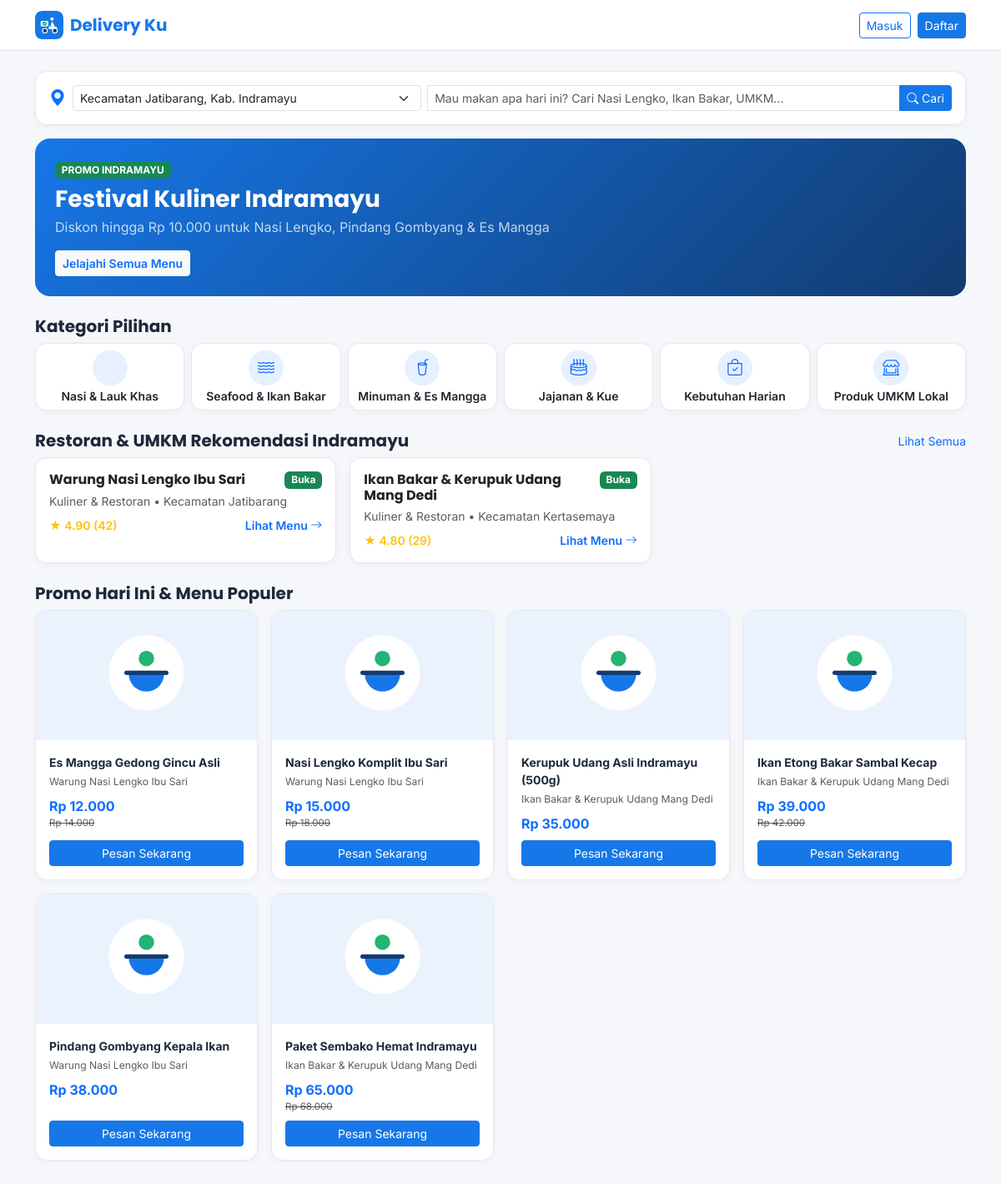
The page / on the database its author committed.
### tables this page shows
CREATE TABLE IF NOT EXISTS `banners` (
    `id` INT UNSIGNED AUTO_INCREMENT PRIMARY KEY,
    `title` VARCHAR(160) NOT NULL,
    `subtitle` VARCHAR(255) NULL,
    `image_path` VARCHAR(255) NULL,
    `target_url` VARCHAR(255) NULL,
    `badge_text` VARCHAR(40) NULL,
    `sort_order` INT NOT NULL DEFAULT 0,
    `is_active` TINYINT(1) NOT NULL DEFAULT 1,
    `created_at` TIMESTAMP DEFAULT CURRENT_TIMESTAMP,
    `updated_at` TIMESTAMP DEFAULT CURRENT_TIMESTAMP ON UPDATE CURRENT_TIMESTAMP
);

CREATE TABLE IF NOT EXISTS `categories` (
    `id` INT UNSIGNED AUTO_INCREMENT PRIMARY KEY,
    `name` VARCHAR(100) NOT NULL,
    `slug` VARCHAR(120) NOT NULL UNIQUE,
    `icon` VARCHAR(60) NOT NULL DEFAULT 'bi-bag',
    `sort_order` INT NOT NULL DEFAULT 0,
    `is_active` TINYINT(1) NOT NULL DEFAULT 1,
    `created_at` TIMESTAMP DEFAULT CURRENT_TIMESTAMP,
    `updated_at` TIMESTAMP DEFAULT CURRENT_TIMESTAMP ON UPDATE CURRENT_TIMESTAMP,
    `deleted_at` TIMESTAMP NULL DEFAULT NULL
);

CREATE TABLE IF NOT EXISTS `merchants` (
    `id` BIGINT UNSIGNED AUTO_INCREMENT PRIMARY KEY,
    `user_id` BIGINT UNSIGNED NOT NULL UNIQUE,
    `merchant_category_id` INT UNSIGNED NULL,
    `district_id` INT UNSIGNED NULL,
    `village_id` INT UNSIGNED NULL,
    `store_name` VARCHAR(160) NOT NULL,
    `slug` VARCHAR(180) NOT NULL UNIQUE,
    `description` TEXT NULL,
    `logo_path` VARCHAR(255) NULL,
    `banner_path` VARCHAR(255) NULL,
    `address` TEXT NOT NULL,
    `postal_code` VARCHAR(10) NULL,
    `latitude` DECIMAL(10,7) NULL,
    `longitude` DECIMAL(10,7) NULL,
    `open_time` TIME NOT NULL DEFAULT '08:00:00',
    `close_time` TIME NOT NULL DEFAULT '21:00:00',
    `is_open` TINYINT(1) NOT NULL DEFAULT 1,
    `verification_status` ENUM('pending','approved','rejected') NOT NULL DEFAULT 'pending',
    `verification_notes` TEXT NULL,
    `commission_rate` DECIMAL(5,2) NULL COMMENT 'Override komisi persen khusus merchant jika diisi',
    `rating_avg` DECIMAL(3,2) NOT NULL DEFAULT 5.00,
    `total_reviews` INT UNSIGNED NOT NULL DEFAULT 0,
    `is_recommended` TINYINT(1) NOT NULL DEFAULT 0,
    `is_demo` TINYINT(1) NOT NULL DEFAULT 0,
    `created_at` TIMESTAMP DEFAULT CURRENT_TIMESTAMP,
    `updated_at` TIMESTAMP DEFAULT CURRENT_TIMESTAMP ON UPDATE CURRENT_TIMESTAMP,
    `deleted_at` TIMESTAMP NULL DEFAULT NULL,
    INDEX `idx_merchant_verify` (`verification_status`, `is_open`),
    INDEX `idx_merchant_district` (`district_id`),
    CONSTRAINT `fk_merchant_user` FOREIGN KEY (`user_id`) REFERENCES `users`(`id`) ON DELETE CASCADE,
    CONSTRAINT `fk_merchant_cat` FOREIGN KEY (`merchant_category_id`) REFERENCES `merchant_categories`(`id`) ON DELETE SET NULL,
    CONSTRAINT `fk_merchant_dist` FOREIGN KEY (`district_id`) REFERENCES `districts`(`id`) ON DELETE SET NULL,
    CONSTRAINT `fk_merchant_vil` FOREIGN KEY (`village_id`) REFERENCES `villages`(`id`) ON DELETE SET NULL
);

CREATE TABLE IF NOT EXISTS `merchant_categories` (
    `id` INT UNSIGNED AUTO_INCREMENT PRIMARY KEY,
    `name` VARCHAR(100) NOT NULL,
    `slug` VARCHAR(120) NOT NULL UNIQUE,
    `icon` VARCHAR(60) NULL DEFAULT 'bi-shop',
    `is_active` TINYINT(1) NOT NULL DEFAULT 1,
    `created_at` TIMESTAMP DEFAULT CURRENT_TIMESTAMP,
    `updated_at` TIMESTAMP DEFAULT CURRENT_TIMESTAMP ON UPDATE CURRENT_TIMESTAMP
);

CREATE TABLE IF NOT EXISTS `districts` (
    `id` INT UNSIGNED AUTO_INCREMENT PRIMARY KEY,
    `regency_name` VARCHAR(100) NOT NULL DEFAULT 'Kabupaten Indramayu',
    `province_name` VARCHAR(100) NOT NULL DEFAULT 'Jawa Barat',
    `name` VARCHAR(120) NOT NULL,
    `postal_code` VARCHAR(10) NULL,
    `latitude` DECIMAL(10,7) NULL,
    `longitude` DECIMAL(10,7) NULL,
    `base_delivery_fee` DECIMAL(12,2) NOT NULL DEFAULT 6000.00,
    `per_km_fee` DECIMAL(12,2) NOT NULL DEFAULT 2500.00,
    `is_active` TINYINT(1) NOT NULL DEFAULT 1,
    `created_at` TIMESTAMP DEFAULT CURRENT_TIMESTAMP,
    `updated_at` TIMESTAMP DEFAULT CURRENT_TIMESTAMP ON UPDATE CURRENT_TIMESTAMP,
    `deleted_at` TIMESTAMP NULL DEFAULT NULL,
    UNIQUE KEY `uq_district_regency` (`regency_name`, `name`),
    INDEX `idx_district_active` (`is_active`)
);

CREATE TABLE IF NOT EXISTS `products` (
    `id` BIGINT UNSIGNED AUTO_INCREMENT PRIMARY KEY,
    `merchant_id` BIGINT UNSIGNED NOT NULL,
    `category_id` INT UNSIGNED NULL,
    `name` VARCHAR(180) NOT NULL,
    `slug` VARCHAR(200) NOT NULL,
    `description` TEXT NULL,
    `price` DECIMAL(12,2) NOT NULL,
    `promo_price` DECIMAL(12,2) NULL,
    `stock` INT NOT NULL DEFAULT 100,
    `is_available` TINYINT(1) NOT NULL DEFAULT 1,
    `is_featured` TINYINT(1) NOT NULL DEFAULT 0,
    `sold_count` INT UNSIGNED NOT NULL DEFAULT 0,
    `rating_avg` DECIMAL(3,2) NOT NULL DEFAULT 5.00,
    `created_at` TIMESTAMP DEFAULT CURRENT_TIMESTAMP,
    `updated_at` TIMESTAMP DEFAULT CURRENT_TIMESTAMP ON UPDATE CURRENT_TIMESTAMP,
    `deleted_at` TIMESTAMP NULL DEFAULT NULL,
    INDEX `idx_prod_merchant` (`merchant_id`),
    INDEX `idx_prod_cat` (`category_id`),
    INDEX `idx_prod_avail` (`is_available`),
    CONSTRAINT `fk_prod_merchant` FOREIGN KEY (`merchant_id`) REFERENCES `merchants`(`id`) ON DELETE CASCADE,
    CONSTRAINT `fk_prod_cat` FOREIGN KEY (`category_id`) REFERENCES `categories`(`id`) ON DELETE SET NULL
);

### htdocs/app/controllers/UserController.php (called while the page is built, shortened)
<?php
final class UserController
{
    public function home(): void
    {
        $pdo = Database::connection();
        $selectedDistrictId = (int)($_GET['district_id'] ?? ($_SESSION['selected_district_id'] ?? 1));
        $districts = $pdo->query('SELECT * FROM districts WHERE is_active = 1 AND deleted_at IS NULL ORDER BY name')->fetchAll();
        $banners = $pdo->query('SELECT * FROM banners WHERE is_active = 1 ORDER BY sort_order, id DESC')->fetchAll();
        $categories = $pdo->query('SELECT * FROM categories WHERE is_active = 1 AND deleted_at IS NULL ORDER BY sort_order')->fetchAll();
        $merchants = $pdo->query(
            'SELECT m.*, d.name AS district_name, mc.name AS category_name
             FROM merchants m
             LEFT JOIN districts d ON d.id=m.district_id
             LEFT JOIN merchant_categories mc ON mc.id=m.merchant_category_id
             WHERE m.verification_status="approved" AND m.deleted_at IS NULL
             ORDER BY m.is_recommended DESC, m.rating_avg DESC LIMIT 12'
        )->fetchAll();
        $popularProducts = $pdo->query(
            'SELECT p.*, m.store_name, m.is_open,
                    (SELECT image_path FROM product_images WHERE product_id=p.id AND is_primary=1 LIMIT 1) AS primary_image
             FROM products p JOIN merchants m ON m.id=p.merchant_id
             WHERE p.is_available = 1 AND p.deleted_at IS NULL AND m.verification_status="approved"
             ORDER BY p.sold_count DESC LIMIT 8'
        )->fetchAll();
        render_view('user/home', compact(
            'districts', 'selectedDistrictId', 'banners', 'categories',
            'merchants', 'popularProducts', 'promoProducts', 'newestProducts'
        ) + ['pageTitle' => 'Delivery Ku — Pesan Antar Makanan & UMKM Indramayu'], 'user_shell');
    }
}

### htdocs/index.php (called while the page is built, shortened)
<?php
$routes = require BASE_PATH . '/routes/web.php';
$route = trim((string)($_GET['route'] ?? ''), '/');
$handler = $routes[$route];
$isPost = ($_SERVER['REQUEST_METHOD'] ?? 'GET') === 'POST';
if ($isPost && isset($handler[2], $handler[3])) {
    $controllerClass = $handler[2];
    $method = $handler[3];
} else {
    $method = $handler[1];
}
$controller = new $controllerClass();
$controller->{$method}();

### htdocs/resources/views/user/home.php (the view, shortened to what this page needs)
<div class="dk-card p-3 mb-3">
    <div class="row g-2 align-items-center">
        <div class="col-md-5">
            <form method="GET" class="d-flex align-items-center gap-2">
                <i class="bi bi-geo-alt-fill text-primary fs-5"></i>
                <select name="district_id" class="form-select form-select-sm" onchange="this.form.submit()">
                    <?php foreach ($districts as $d): ?>
                        <option value="<?= (int)$d['id'] ?>" <?= $selectedDistrictId === (int)$d['id'] ? 'selected' : '' ?>><?= e($d['name']) ?>, Kab. Indramayu</option>
                    <?php endforeach; ?>
                </select>
            </form>
        </div>
        <div class="col-md-7">
            <form method="GET" action="<?= e(base_url('index.php')) ?>" class="input-group input-group-sm">
                <input type="text" name="q" class="form-control" placeholder="Mau makan apa hari ini? Cari Nasi Lengko, Ikan Bakar, UMKM...">
                <button class="btn btn-dk-primary" type="submit"><i class="bi bi-search"></i> Cari</button>
            </form>
        </div>
    </div>
</div>
<div class="dk-hero-banner p-4 mb-4">
    <div class="row align-items-center">
        <div class="col-lg-8">
            <?php $b = $banners[0] ?? ['badge_text' => 'DELIVERY KU INDRAMAYU', 'title' => 'Pesan Antar Cepat Makanan & Produk UMKM Lokal', 'subtitle' => 'Melayani Jatibarang, Sukagumiwang, Kertasemaya, Widasari, Tukdana, Bangodua & Krangkeng']; ?>
            <span class="badge bg-success mb-2"><?= e($b['badge_text'] ?? 'PROMO') ?></span>
            <h3 class="fw-bold mb-1"><?= e($b['title']) ?></h3>
            <p class="mb-3 opacity-75"><?= e($b['subtitle']) ?></p>
            <a href="<?= e(route_url('user/search')) ?>" class="btn btn-light text-primary fw-semibold btn-sm">Jelajahi Semua Menu</a>
        </div>
    </div>
</div>
<h5 class="fw-bold mb-2">Kategori Pilihan</h5>
<div class="row g-2 mb-4">
    <?php foreach ($categories as $c): ?>
        <div class="col-4 col-md-2">
            <a href="<?= e(route_url('user/search', ['category_id' => $c['id']])) ?>" class="dk-card p-2 text-center d-block text-decoration-none text-dark h-100">
                <div class="rounded-circle bg-primary bg-opacity-10 text-primary mx-auto d-flex align-items-center justify-content-center mb-1" style="width:42px;height:42px;">
                    <i class="bi <?= e($c['icon']) ?> fs-5"></i>
                </div>
                <div class="small fw-semibold lh-sm"><?= e($c['name']) ?></div>
            </a>
        </div>
    <?php endforeach; ?>
</div>
<div class="d-flex justify-content-between align-items-center mb-2">
    <h5 class="fw-bold mb-0">Restoran & UMKM Rekomendasi Indramayu</h5>
    <a href="<?= e(route_url('user/search')) ?>" class="small text-decoration-none">Lihat Semua</a>
</div>
<div class="row g-3 mb-4">
    <?php foreach ($merchants as $m): ?>
        <div class="col-md-6 col-lg-4">
            <a href="<?= e(route_url('user/merchant', ['id' => $m['id']])) ?>" class="dk-card p-3 d-block text-decoration-none text-dark h-100">
                <div class="d-flex justify-content-between align-items-start mb-1">
                    <h6 class="fw-bold mb-0 text-dk-navy"><?= e($m['store_name']) ?></h6>
                    <span class="badge text-bg-<?= $m['is_open'] ? 'success' : 'secondary' ?>"><?= $m['is_open'] ? 'Buka' : 'Tutup' ?></span>
                </div>
                <div class="small text-muted mb-2"><?= e($m['category_name'] ?? 'UMKM') ?> • <?= e($m['district_name'] ?? 'Indramayu') ?></div>
                <div class="d-flex justify-content-between align-items-center small">
                    <span class="text-warning fw-semibold">★ <?= e((string)$m['rating_avg']) ?> (<?= (int)$m['total_reviews'] ?>)</span>
                    <span class="text-primary fw-semibold">Lihat Menu <i class="bi bi-arrow-right"></i></span>
                </div>
            </a>
        </div>
    <?php endforeach; ?>
</div>
<h5 class="fw-bold mb-2">Promo Hari Ini & Menu Populer</h5>
<div class="row g-3 mb-4">
    <?php foreach ($popularProducts as $p): ?>
        <div class="col-6 col-md-4 col-lg-3">
            <div class="dk-card h-100 d-flex flex-column">
                <img src="<?= e(upload_url($p['primary_image'])) ?>" alt="<?= e($p['name']) ?>" class="product-card-img w-100">
                <div class="p-3 d-flex flex-column flex-grow-1">
                    <div class="fw-bold small mb-1"><?= e($p['name']) ?></div>
                    <div class="text-muted mb-2" style="font-size:.76rem;"><?= e($p['store_name']) ?></div>
                    <div class="mb-2">
                        <?php if (!empty($p['promo_price'])): ?>
                            <span class="fw-bold text-primary"><?= e(rupiah($p['promo_price'])) ?></span>
                            <small class="text-decoration-line-through text-muted d-block" style="font-size:.72rem;"><?= e(rupiah($p['price'])) ?></small>
                        <?php else: ?>
                            <span class="fw-bold text-primary"><?= e(rupiah($p['price'])) ?></span>
                        <?php endif; ?>
                    </div>
                    <div class="mt-auto">
                        <a href="<?= e(route_url('user/merchant', ['id' => $p['merchant_id']])) ?>" class="btn btn-dk-primary btn-sm w-100">Pesan Sekarang</a>
                    </div>
                </div>
            </div>
        </div>
    <?php endforeach; ?>
</div>

### rows shown on the page
banners: badge_text "PROMO INDRAMAYU", title "Festival Kuliner Indramayu", subtitle "Diskon hingga Rp 10.000 untuk Nasi Lengko, Pindang Gombyang & Es Mangga"
categories: name "Nasi & Lauk Khas"
categories: name "Seafood & Ikan Bakar"
categories: name "Minuman & Es Mangga"
categories: name "Jajanan & Kue"
categories: name "Kebutuhan Harian"
categories: name "Produk UMKM Lokal"
merchants: store_name "Warung Nasi Lengko Ibu Sari", is_open "Buka", merchant_category.name "Kuliner & Restoran", district.name "Kecamatan Jatibarang", rating_avg "4.90", total_reviews "42"
merchants: store_name "Ikan Bakar & Kerupuk Udang Mang Dedi", is_open "Buka", merchant_category.name "Kuliner & Restoran", district.name "Kecamatan Kertasemaya", rating_avg "4.80", total_reviews "29"
products: name "Es Mangga Gedong Gincu Asli", merchant.store_name "Warung Nasi Lengko Ibu Sari", promo_price "Rp 12.000", price "Rp 14.000"
products: name "Nasi Lengko Komplit Ibu Sari", merchant.store_name "Warung Nasi Lengko Ibu Sari", promo_price "Rp 15.000", price "Rp 18.000"
products: name "Kerupuk Udang Asli Indramayu (500g)", merchant.store_name "Ikan Bakar & Kerupuk Udang Mang Dedi", price "Rp 35.000"
products: name "Ikan Etong Bakar Sambal Kecap", merchant.store_name "Ikan Bakar & Kerupuk Udang Mang Dedi", promo_price "Rp 39.000", price "Rp 42.000"
products: name "Pindang Gombyang Kepala Ikan", merchant.store_name "Warung Nasi Lengko Ibu Sari", price "Rp 38.000"
products: name "Paket Sembako Hemat Indramayu", merchant.store_name "Ikan Bakar & Kerupuk Udang Mang Dedi", promo_price "Rp 65.000", price "Rp 68.000"

### other values the page prints
form field district_id "Kecamatan Jatibarang, Kab. Indramayu"
